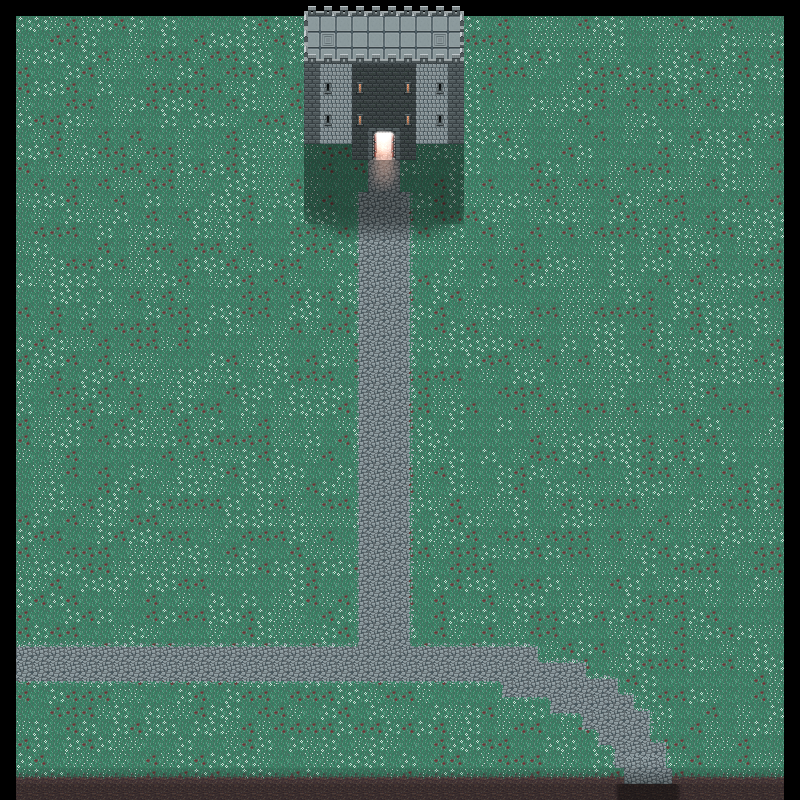

Below is a game level as drawn by its tile map, then a one-line description and the .tmx that defines it (tile-layer data replaced by summaries):
An orthogonal 50x50 tile map with 16x16 px tiles, 7 tile layers (Grass, TreeBase, CastleLower, CastleUpper, ...), 1 hidden layer not drawn, 2 tilesets and 1 object.

<map version="1.0" orientation="orthogonal" renderorder="right-down" width="50" height="50" tilewidth="16" tileheight="16" nextobjectid="1">
 <tileset firstgid="1" name="Tileset" tilewidth="16" tileheight="16" tilecount="4096" columns="64">
  <image source="../tiles/Tileset.png" trans="ff0004" width="1024" height="1024" />
  <terraintypes>
   <terrain name="Path" tile="-1" />
  </terraintypes>
  <tile id="582" terrain=",,,0" />
  <tile id="583" terrain=",,0,0" />
  <tile id="584" terrain=",,0," />
  <tile id="585" terrain="0,0,0," />
  <tile id="586" terrain="0,0,,0" />
  <tile id="646" terrain=",0,,0" />
  <tile id="647" terrain="0,0,0,0" />
  <tile id="648" terrain="0,,0," />
  <tile id="649" terrain="0,,0,0" />
  <tile id="650" terrain=",0,0,0" />
  <tile id="710" terrain=",0,," />
  <tile id="711" terrain="0,0,," />
  <tile id="712" terrain="0,,," />
 </tileset>
 <tileset firstgid="4097" name="Collision" tilewidth="16" tileheight="16" tilecount="1" columns="1">
  <image source="../tiles/Collision.png" trans="ff0004" width="16" height="16" />
  <tile id="0">
   <objectgroup draworder="index">
    <object id="1" x="0" y="0" width="16" height="16" />
   </objectgroup>
  </tile>
 </tileset>
 <layer name="Grass" width="50" height="50">
  <data>[2500 cells, 2500 non-empty, 6 distinct tile ids]</data>
 </layer>
 <layer name="TreeBase" width="50" height="50">
  <data>[2500 cells, 372 non-empty, 14 distinct tile ids]</data>
 </layer>
 <layer name="CastleLower" width="50" height="50">
  <data>[2500 cells, 53 non-empty, 17 distinct tile ids]</data>
 </layer>
 <layer name="CastleUpper" width="50" height="50">
  <data>[2500 cells, 54 non-empty, 6 distinct tile ids]</data>
 </layer>
 <layer name="CastleWindows" width="50" height="50">
  <data>[2500 cells, 8 non-empty, 2 distinct tile ids]</data>
 </layer>
 <layer name="CastleRoof" width="50" height="50">
  <data>[2500 cells, 29 non-empty, 10 distinct tile ids]</data>
 </layer>
 <layer name="Shadows" width="50" height="50">
  <data>[2500 cells, 153 non-empty, 11 distinct tile ids]</data>
 </layer>
 <layer name="collisions" width="50" height="50" visible="0" opacity="0.1">
  <data>[2500 cells, 287 non-empty, 2 distinct tile ids]</data>
 </layer>
</map>